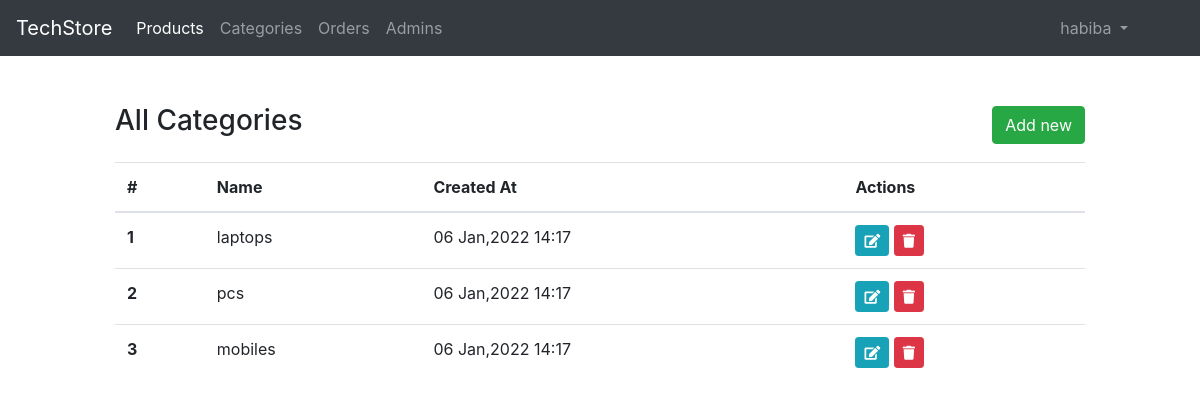
The app's page /admin/categories.php (signed in) with its own data.
### tables this page shows
CREATE TABLE `cats` (
  `id` int(10) UNSIGNED NOT NULL,
  `name` varchar(255) NOT NULL,
  `created_at` datetime NOT NULL DEFAULT current_timestamp()
);

### classes/models/Cat.php (called while the page is built, shortened)
<?php
class Cat extends Db{
    public function __construct()
    {
        $this->table = "cats";
    }
}

### classes/Db.php (called while the page is built, shortened)
<?php
abstract class Db{
    protected $conn;
    protected $table;
    public function connect()
    {
    $this->conn =  mysqli_connect(DB_SERVERNAME,DB_USERNAME,DB_PASSWORD,DB_NAME);
    }
    public function getAll(string $filds="*") :array
    {
        $query = "SELECT $filds FROM $this->table";
      $result =  mysqli_query($this->conn , $query);
     return mysqli_fetch_all($result,MYSQLI_ASSOC);
    }
}

### admin/categories.php (the view, shortened to what this page needs)
<?php
require_once "inc/header.php"; ?>
<?php
$c = new Cat ;
$cats = $c->getAll();
?>
    <div class="container-fluid py-5">
        <div class="row">
            <div class="col-md-10 offset-md-1">
                <div class="d-flex justify-content-between align-items-center mb-3">
                    <h3>All Categories</h3>
                    <a href="<?= AURL."add-category.php" ?>" class="btn btn-success">
                        Add new
                    </a>
                </div>
                <table class="table table-hover">
                    <thead>
                      <tr>
                        <th scope="col">#</th>
                        <th scope="col">Name</th>
                        <th scope="col">Created At</th>
                        <th scope="col">Actions</th>
                      </tr>
                    </thead>
                    <tbody>
                        <?php foreach($cats as $index=>$cat): ?>
                        <tr>
                            <th scope="row"><?= $index+1 ?></th>
                            <td><?= $cat['name'] ?></td>
                            <td><?= date("d M,Y H:i",strtotime($cat['created_at'])) ?></td>
                            <td>
                                <a class="btn btn-sm btn-info" href="<?= AURL."edit-category.php?id=".$cat['id']  ?>">
                                    <i class="fas fa-edit"></i>
                                </a>
                                <a class="btn btn-sm btn-danger" onclick="return confirm('are you sure , you want to delete!')" href="<?= AURL."handlers/delete-category.php?id=".$cat['id']  ?>">
                                    <i class="fas fa-trash"></i>
                                </a>
                            </td>
                        </tr>
                      <?php endforeach; ?>
                    </tbody>
                </table>
            </div>
        </div>
    </div>
    <?php require_once "inc/footer.php"; ?>

### records on screen
cats: name "laptops", created_at "06 Jan,2022 14:17"
cats: name "pcs", created_at "06 Jan,2022 14:17"
cats: name "mobiles", created_at "06 Jan,2022 14:17"

### other values on screen
$session->get("adminName") "habiba"
